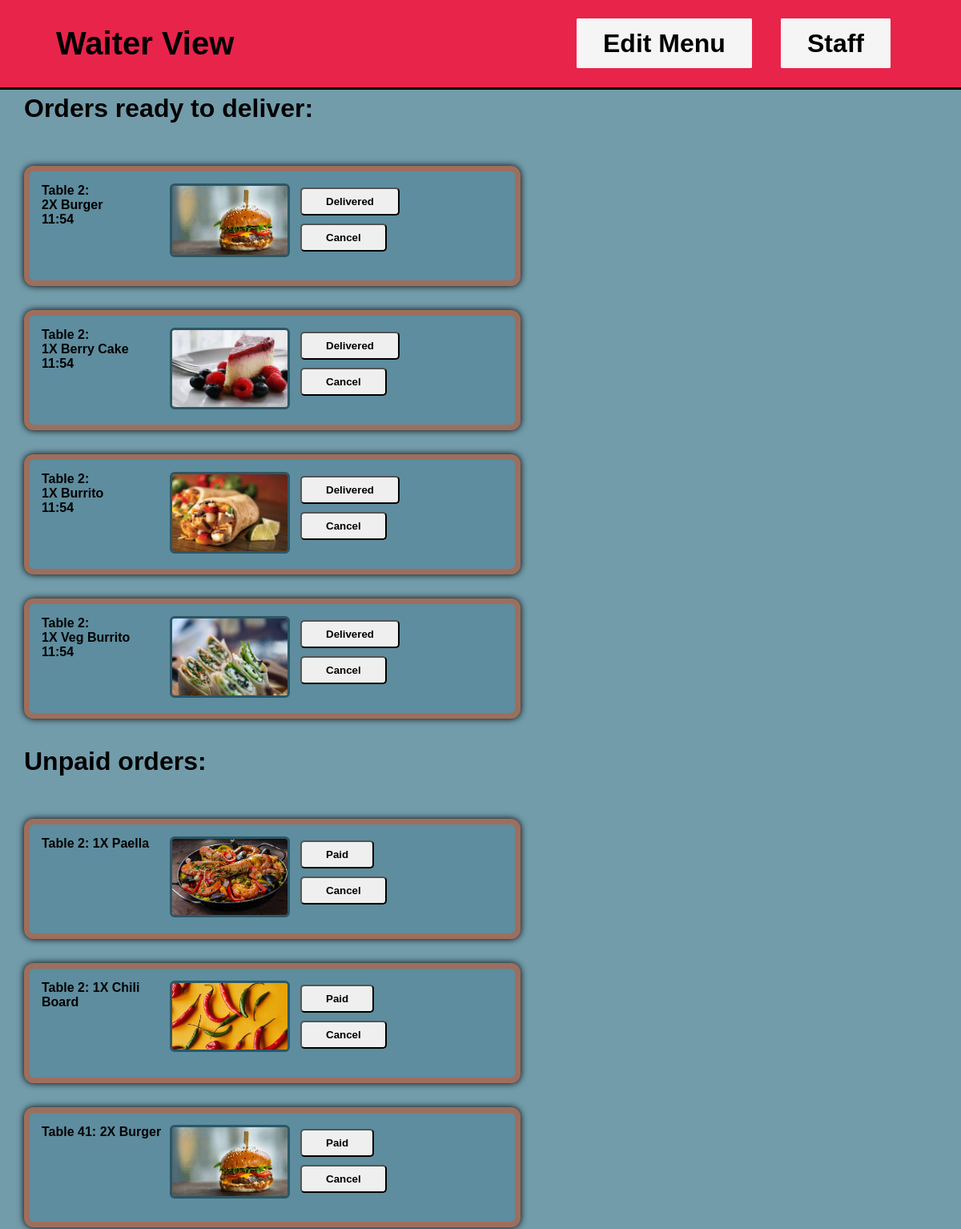
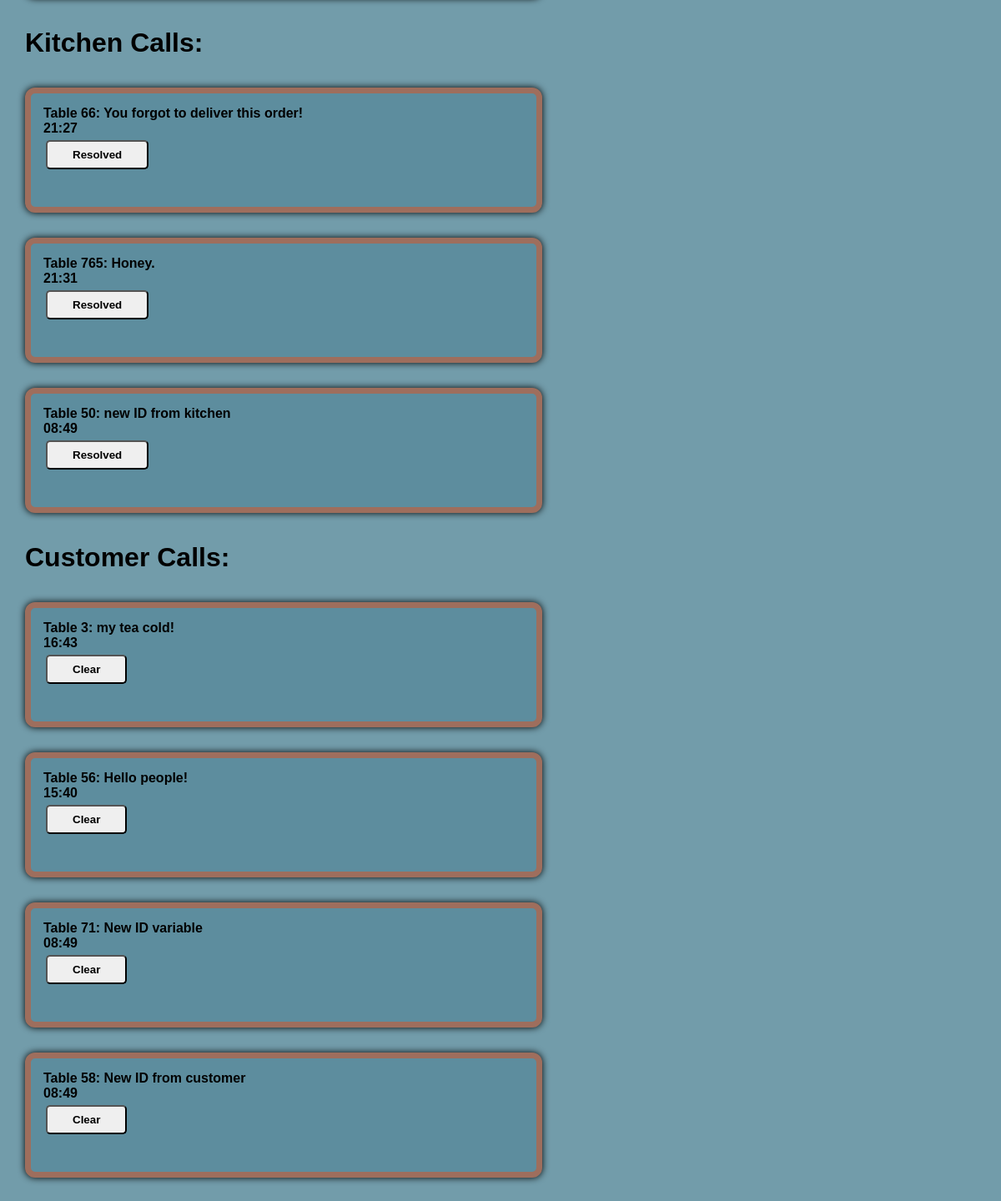
/app/waiterCalls/, run on the app's committed database (2 pictures, top to bottom).
### app/models.py (models this page shows, shortened)
class Orders(models.Model):
    statusOptions = {
        ("REC", "Received"),
        ("CKG", "Cooking"),
        ("RTC", "Ready to collect"),
        ("UPD", "Not paid for"),
        ("COM", "Completed"),
    }
    orderID = models.AutoField(primary_key=True)
    table = models.IntegerField()
    menuItem = models.ForeignKey(MenuItem, on_delete=models.CASCADE)
    quantity = models.IntegerField()
    status = models.CharField(max_length=3, choices=statusOptions) #default="REC"
    timestamp = models.DateTimeField(auto_now_add=True)
    class Meta:
        ordering = ['timestamp']

class MenuItem(models.Model):
    categoryOptions = {
        ('starters', 'Starter'),
        ('mains', 'Main'),
        ('desserts', 'Dessert'),
        ('drinks', 'Drink')
    }
    spiceOptions = {
        ('spiceless', 'Spiceless'), #there is no filter option for this but it is the default option (?)
        ('mild', 'Mild'),
        ('hot', 'Hot'),
        ('atomic', 'Atomic')
    }
    allergyOptions = {
        ('none', 'None'), #there is no filter option for this but it is the default option (?)
        ('dairy', 'Dairy'),
        ('gluten', 'Gluten'),
        ('nuts', 'Nuts'),
        ('vegetarian', 'Vegetarian')
    }
    menuItemID = models.AutoField(primary_key=True)
    available = models.BooleanField()
    name = models.CharField(max_length=30)
    description = models.CharField(max_length=120, default = 'Delicious meal')
    price = models.FloatField()
    calories = models.IntegerField(validators=[MaxValueValidator(3500)], default = 150)
    image = models.ImageField(upload_to='MenuItemImages/', blank=False, null=False)
    category = models.CharField(max_length=30, default = 'mains', choices=categoryOptions)
    spice = models.CharField(max_length = 15, default = 'spiceless', choices=spiceOptions)
    allergy = models.CharField(max_length = 30, default = 'none', choices=allergyOptions) #uses string, not discrete options
    def __str__(self):
        return self.name

class WaiterCall(models.Model):
    originOptions = {
        "CUS": "Customer",
        "KIT": "Kitchen"
    }
    origin = models.CharField(max_length=3,
                choices=originOptions.items(),
                default="CUS")
    waiterCallID = models.AutoField(primary_key=True)
    table = models.IntegerField()
    message = models.CharField(max_length=120)
    timestamp = models.DateTimeField(auto_now_add=True)
    def __str__(self):
         return "Table " + str(self.table) + ": " + str(self.message)
    class Meta:
        ordering = ['timestamp']

### app/views.py (the view)
# urls.py: path('waiterCalls/', views.waiterCalls, name="waiterCalls"),#also encapsulates RTCOrders - since both are shown on same page.
def waiterCalls(request):
    waiterCalls = WaiterCall.objects.all()
    MenuItems = MenuItem.objects.all()
    RTCOrders = Orders.objects.filter(status="RTC")#27.02.24 - waiters should see orders to take to customers
    UPDOrders = Orders.objects.filter(status="UPD")#19.03.24 - waiters should see orders that haven't been paid for
    context = {
        'waiterCalls': waiterCalls,
        'RTCOrders': RTCOrders,
        'UPDOrders': UPDOrders,
        'MenuItems': MenuItems
    }
    return render(request, 'waiterCalls.html', context)

### app/templates/waiterCalls.html (shortened to what this page needs)
<head>
    {% load static %}
    <link rel="stylesheet" type="text/css" href="{% static 'app/style.css' %}">
</head>
<body>
    <nav class="navbar">
        <div class="logo">Waiter View</div>
        <ul class="pages">
            <li><a href="{% url 'editMenu' %}">Edit Menu</a></li>
            <li><a href="{% url 'staffPick' %}">Staff</a></li>
        </ul>
    </nav>
    <h1>
        Orders ready to deliver:
    </h1>
    <br>
    <div class="waiterGrid">
    {% for order in RTCOrders %}
        <div class="staff-order">
            <div class="subGrid">
                <p><a>Table {{ order.table }}:<br> {{ order.quantity }}X {{ order.menuItem }} <br>{{ order.timestamp|time:"H:i" }}</a></p>
                <img src="{{ order.menuItem.image.url }}" alt="{{ order.menuItem.name }}">
                <div>
                    <form method="post" action="{% url 'changeOrderStatus' order_id=order.orderID new_status='UPD'%}">
                        <button type="submit" class="staffButton">Delivered</button>
                    </form>
                    <form method="post" action="{% url 'cancelOrder' order_id=order.orderID %}">
                        <button type="submit" class="staffButton">Cancel</button>
                    </form>
                </div>
            </div>
        </div>
    {% endfor %}
    </div>
    <h1>Unpaid orders:</h1>
    <br>
    <div class="waiterGrid">
        {% for order in UPDOrders %}
            <div class="staff-order">
                <div class="subGrid">
                    <p><a>Table {{ order.table }}: {{ order.quantity }}X {{ order.menuItem }}</a></p>
                    <img src="{{ order.menuItem.image.url }}" alt="{{ order.menuItem.name }}">
                    <div>
                        <form method="post" action="{% url 'changeOrderStatus' order_id=order.orderID new_status='COM'%}">
                            <button type="submit" class="staffButton">Paid</button>
                        </form>
                        <form method="post" action="{% url 'cancelOrder' order_id=order.orderID %}">
                            <button type="submit" class="staffButton">Cancel</button>
                        </form>
                    </div>
                </div>
            </div>
        {% endfor %}
        </div>
    <h1>
        Kitchen Calls:
    </h1>
        <div class="waiterGrid">
        {% for call in waiterCalls %}
            {% if call.origin == 'KIT' %}
                <div class="staff-order">
                    <p><a>{{ call }}</a></p>
                    <span class="timestamp">{{ call.timestamp|time:"H:i" }}</span>
                    <form method="post" action="{% url 'clearWaiterCall' waiter_call_id=call.waiterCallID %}">
                        <button type="submit" class="staffButton">Resolved</button>
                    </form>
                </div>
            {% endif %}
        {% endfor %}
        </div>
    <h1>
        Customer Calls:
    </h1>
        <div class="waiterGrid">
            {% for call in waiterCalls %}
            {% if call.origin == 'CUS' %}
                <div class="staff-order">
                    <p><a>{{ call }}</a></p>
                    <span class="timestamp">{{ call.timestamp|time:"H:i" }}</span>
                    <form method="post" action="{% url 'clearWaiterCall' waiter_call_id=call.waiterCallID %}">
                        <button type="submit" class="staffButton">Clear</button>
                    </form>
                </div>
            {% endif %}
        {% endfor %}
        </div>
</body>

### app/static/app/style.css (style rules this page uses)
* { margin: 0; padding: 0; box-sizing: border-box; font-family: Verdana, sans-serif; font-weight: bold; }
h1 { margin: 5px 30px; }
nav { width: 100%; padding: 20px 70px; background: rgb(232, 36, 75); border-bottom: 3px solid black; align-items: center; justify-content: space-between; display: flex; z-index: 1; padding-block: 2rem; position: sticky; top: 0; }
nav * { align-items: flex-start; }
html, body { height: 100%; }
body { background-color: #729caa; overflow-y: auto; display: flex; flex-direction: column; }
.pages { display: flex; list-style-type: none; }
.pages li { margin: 3px; }
.pages li a { color: black; font-size: 32px; border: 3px solid whitesmoke; padding: 10px 30px; margin: 0 15px; background-color: whitesmoke; transition: 0.3s ease; text-decoration: none; border-radius: 2px; font-weight: bold; font-family: 'Lucida Sans', 'Lucida Sans Regular', 'Lucida Grande', 'Lucida Sans Unicode', Geneva, Verdana, sans-serif; }
.logo { font-size: 40px; }
.waiterGrid { display: grid; grid-template-columns: repeat(auto-fill, 650px); padding: 15px; flex: 1; }
a:visited, a:link { color: #2e305b; text-decoration: none; font-size: 30px; }
.subGrid { display: grid; padding: 0; grid-template-columns: repeat(auto-fill, 160px); }
.staff-order img { height: auto; width: 150px; border-radius: 6px; border: #2b5765 solid; }
.staff-order { display: flex; flex-direction: column; height: 150px; font-weight: bold; border: 7px solid #9e6e5d; background-color: #5d8d9e; border-radius: 12px; padding: 15px; margin: 15px; text-align: left; box-shadow: 0 0 9px #000000; overflow: auto; }
.staffButton { padding: 8px 30px; border-radius: 5px; margin: 5px 3px; }
button { cursor: pointer; }

### data on the page
Orders: table "2", quantity "2", menuItem "Burger", timestamp "11:54", menuItem.image (picture)
Orders: table "2", quantity "1", menuItem "Berry Cake", timestamp "11:54", menuItem.image (picture)
Orders: table "2", quantity "1", menuItem "Burrito", timestamp "11:54", menuItem.image (picture)
Orders: table "2", quantity "1", menuItem "Veg Burrito", timestamp "11:54", menuItem.image (picture)
Orders: table "2", quantity "1", menuItem "Paella", menuItem.image (picture)
Orders: table "2", quantity "1", menuItem "Chili Board", menuItem.image (picture)
Orders: table "41", quantity "2", menuItem "Burger", menuItem.image (picture)
WaiterCall: table+message "Table 66: You forgot to deliver this order!", timestamp "21:27"
WaiterCall: table+message "Table 765: Honey.", timestamp "21:31"
WaiterCall: table+message "Table 50: new ID from kitchen", timestamp "08:49"
WaiterCall: table+message "Table 3: my tea cold!", timestamp "16:43"
WaiterCall: table+message "Table 56: Hello people!", timestamp "15:40"
WaiterCall: table+message "Table 71: New ID variable", timestamp "08:49"
WaiterCall: table+message "Table 58: New ID from customer", timestamp "08:49"
